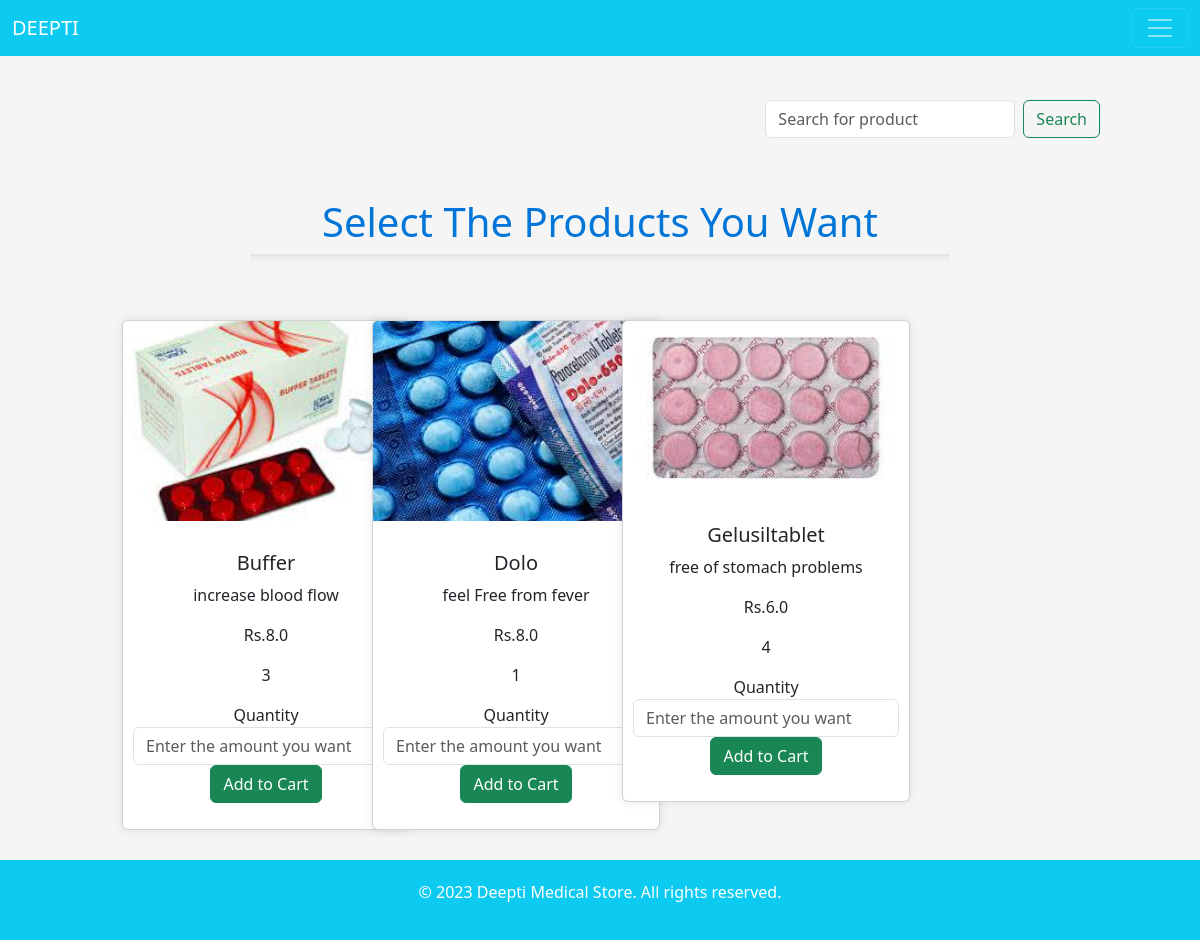
Screenshot of /products/Tablets/ with the database file from the repository.
### myApp/models.py (models this page shows, shortened)
class Product(models.Model):
    catagory=models.ForeignKey(Catagory,on_delete=models.CASCADE)
    name = models.CharField( max_length=150,null=False,blank=False)
    product_image=models.ImageField(upload_to=getfileName,null=False,blank=False)
    quantity=models.IntegerField(null=False,blank=False)
    original_price=models.FloatField(null=False,blank=False)
    selling_price=models.FloatField(null=False,blank=False)
    description=models.TextField(max_length=500,null=False,blank=False)
    status=models.BooleanField(default=False,help_text='0-show,1-hidden')
    Created_at=models.DateTimeField(auto_now_add=True)

### myApp/views.py (the view)
# urls.py: path('products/<str:name>/',views.product,name='products'),
def product(request, name):
    if Catagory.objects.filter(name=name, status=0).exists():
        product = Product.objects.filter(catagory__name=name).order_by('name')
        template = loader.get_template('myApp/products.html')
        return HttpResponse(template.render({"products": product , "catagory":name}, request))
    else:
        return redirect('category')

### myApp/templates/myApp/products.html (shortened to what this page needs)
{% extends 'base.html' %}
{% block content %}
<div id="tt">
<form class="d-flex" role="search" action="{% url 'search1' %}" method="get">
    <input class="form-control me-2" type="search" placeholder="Search for product" aria-label="Search" name="q" id="sec">
    <button class="btn btn-outline-success" type="submit">Search</button>
</form>
<h1>Select The Products You Want</h1>
<span id="container"><hr></span><br>
<div class='container' id='jj'>
    <div class="row">
        {% for item in products %}
        <div class="col-md-3">
            <div class="card product-card">
                <img src="{{ item.product_image.url }}" class="card-img-top" alt="not here">
                <div class="card-body">
                    <form action="{% url 'add' %}" method="post">
                        <h5 class="card-title">{{ item.name }}</h5>
                        <p class="card-text">{{ item.description }}</p>
                        <p class="card-text">Rs.{{ item.selling_price }}</p>
                        <p class="card-text">{{ item.id}}</p>
                        <div class="form-group">
                            <label for="rob">Quantity</label>
                            <input type="text" id="rob" name="quantity" class="form-control" placeholder="Enter the amount you want">
                        </div>
                        <input type="submit" class="btn btn-success" value="Add to Cart">
                    </form>
                </div>
            </div>
        </div>
        {% endfor %}
    </div>
</div>
</div>
{% endblock content %}

### myApp/templates/myApp/products.html (style rules this page uses)
h1 { margin-top: 60px; text-align: center; color: #0275d8; }
.container { margin-top: 20px; }
body { background-color: #f5f5f5; }
hr { height: 12px; border: 0; box-shadow: inset 0 12px 12px -12px rgba(0, 0, 0, 0.5); width: 700px; margin: auto; }
form { margin-top: 20px; text-align: center; }
#jj { margin-bottom: 20px; }
#sec { width: 250px; margin: auto; }
.product-card { width: 18rem; margin: 10px; box-shadow: 0 0 10px rgba(0, 0, 0, 0.1); }
.product-card img { max-height: 200px; object-fit: cover; }
.product-card .card-body { padding: 10px; }
#tt { margin: 100px; }

### rows the page displays
Product: product_image (picture), name "Buffer", description "increase blood flow", selling_price "8.0", id "3"
Product: product_image (picture), name "Dolo", description "feel Free from fever", selling_price "8.0", id "1"
Product: product_image (picture), name "Gelusiltablet", description "free of stomach problems", selling_price "6.0", id "4"
